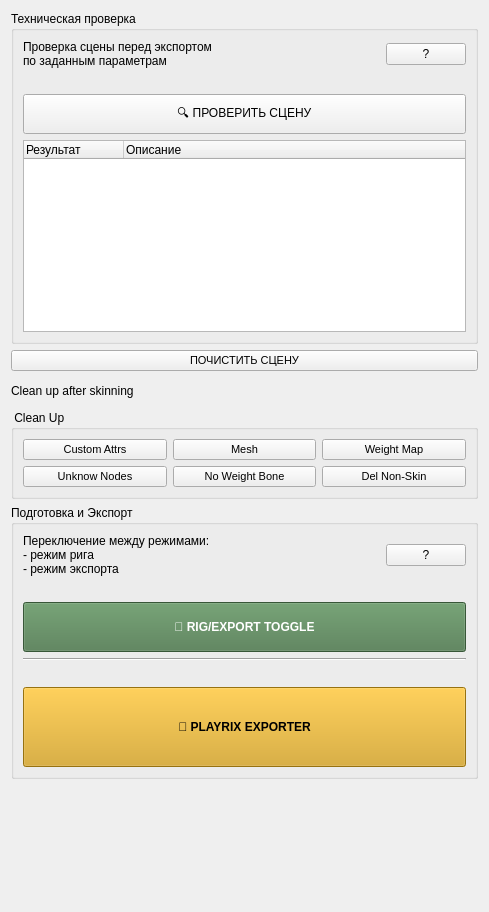
<?xml version="1.0" encoding="UTF-8"?>
<ui version="4.0">
 <class>ExportTabWidget</class>
 <widget class="QWidget" name="ExportTabWidget">
  <property name="geometry">
   <rect>
    <x>0</x>
    <y>0</y>
    <width>489</width>
    <height>912</height>
   </rect>
  </property>
  <layout class="QVBoxLayout" name="verticalLayout">
   <item>
    <widget class="QGroupBox" name="group_validation">
     <property name="title">
      <string>Техническая проверка</string>
     </property>
     <layout class="QGridLayout" name="gridLayout">
      <item row="0" column="1">
       <widget class="QPushButton" name="btn_info_validate">
        <property name="text">
         <string>?</string>
        </property>
       </widget>
      </item>
      <item row="0" column="0">
       <widget class="QLabel" name="label_validation">
        <property name="sizePolicy">
         <sizepolicy hsizetype="Expanding" vsizetype="Preferred">
          <horstretch>1</horstretch>
          <verstretch>0</verstretch>
         </sizepolicy>
        </property>
        <property name="text">
         <string>Проверка сцены перед экспортом 
по заданным параметрам </string>
        </property>
        <property name="textFormat">
         <enum>Qt::AutoText</enum>
        </property>
       </widget>
      </item>
      <item row="2" column="0" colspan="2">
       <widget class="QPushButton" name="btn_validate">
        <property name="minimumSize">
         <size>
          <width>0</width>
          <height>40</height>
         </size>
        </property>
        <property name="text">
         <string>🔍 ПРОВЕРИТЬ СЦЕНУ</string>
        </property>
       </widget>
      </item>
      <item row="3" column="0" colspan="2">
       <widget class="QTreeWidget" name="report_tree">
        <column>
         <property name="text">
          <string>Результат</string>
         </property>
        </column>
        <column>
         <property name="text">
          <string>Описание</string>
         </property>
        </column>
       </widget>
      </item>
      <item row="1" column="0" colspan="2">
       <widget class="QLabel" name="label_2">
        <property name="text">
         <string/>
        </property>
       </widget>
      </item>
     </layout>
    </widget>
   </item>
   <item>
    <widget class="QPushButton" name="btn_clean_up">
     <property name="sizePolicy">
      <sizepolicy hsizetype="Expanding" vsizetype="Fixed">
       <horstretch>0</horstretch>
       <verstretch>0</verstretch>
      </sizepolicy>
     </property>
     <property name="font">
      <font>
       <pointsize>8</pointsize>
       <weight>50</weight>
       <bold>false</bold>
      </font>
     </property>
     <property name="text">
      <string>ПОЧИСТИТЬ СЦЕНУ</string>
     </property>
     <property name="checkable">
      <bool>true</bool>
     </property>
     <property name="checked">
      <bool>false</bool>
     </property>
    </widget>
   </item>
   <item>
    <widget class="QFrame" name="frame_clean_up">
     <property name="sizePolicy">
      <sizepolicy hsizetype="Expanding" vsizetype="Expanding">
       <horstretch>0</horstretch>
       <verstretch>0</verstretch>
      </sizepolicy>
     </property>
     <property name="frameShape">
      <enum>QFrame::NoFrame</enum>
     </property>
     <property name="frameShadow">
      <enum>QFrame::Raised</enum>
     </property>
     <layout class="QGridLayout" name="gridLayout_13">
      <property name="leftMargin">
       <number>0</number>
      </property>
      <property name="topMargin">
       <number>0</number>
      </property>
      <property name="rightMargin">
       <number>0</number>
      </property>
      <property name="bottomMargin">
       <number>0</number>
      </property>
      <item row="0" column="0">
       <widget class="QLabel" name="label_clean_up">
        <property name="sizePolicy">
         <sizepolicy hsizetype="Expanding" vsizetype="Expanding">
          <horstretch>0</horstretch>
          <verstretch>0</verstretch>
         </sizepolicy>
        </property>
        <property name="text">
         <string>Clean up after skinning</string>
        </property>
       </widget>
      </item>
      <item row="1" column="0">
       <widget class="QGroupBox" name="cgroupBox_4">
        <property name="sizePolicy">
         <sizepolicy hsizetype="Expanding" vsizetype="Preferred">
          <horstretch>0</horstretch>
          <verstretch>0</verstretch>
         </sizepolicy>
        </property>
        <property name="title">
         <string> Clean Up </string>
        </property>
        <layout class="QGridLayout" name="gridLayout_16">
         <item row="0" column="2">
          <widget class="QPushButton" name="misc_runButton_8">
           <property name="font">
            <font>
             <pointsize>8</pointsize>
            </font>
           </property>
           <property name="toolTip">
            <string>&lt;!DOCTYPE HTML PUBLIC &quot;-//W3C//DTD HTML 4.0//EN&quot; &quot;http://www.w3.org/TR/REC-html40/strict.dtd&quot;&gt;
&lt;html&gt;&lt;head&gt;&lt;meta name=&quot;qrichtext&quot; content=&quot;1&quot; /&gt;&lt;style type=&quot;text/css&quot;&gt;
p, li { white-space: pre-wrap; }
&lt;/style&gt;&lt;/head&gt;&lt;body style=&quot; font-family:'SimSun'; font-size:9pt; font-weight:400; font-style:normal;&quot;&gt;
&lt;p style=&quot; margin-top:0px; margin-bottom:0px; margin-left:0px; margin-right:0px; -qt-block-indent:0; text-indent:0px;&quot;&gt;&lt;span style=&quot; font-family:'MS Shell Dlg 2';&quot;&gt;Create weight map to show each skined bone weight area on select mesh&lt;/span&gt;&lt;/p&gt;&lt;/body&gt;&lt;/html&gt;</string>
           </property>
           <property name="text">
            <string>Weight Map</string>
           </property>
           <property name="icon">
            <iconset>
             <normaloff>../../../../../../Desktop/Скрипты на скормление Gimini/SkinMagic/icons/color.png</normaloff>../../../../../../Desktop/Скрипты на скормление Gimini/SkinMagic/icons/color.png</iconset>
           </property>
           <property name="+command" stdset="0">
            <string>buildWeightMapCmd</string>
           </property>
          </widget>
         </item>
         <item row="1" column="0">
          <widget class="QPushButton" name="misc_runButton">
           <property name="font">
            <font>
             <pointsize>8</pointsize>
            </font>
           </property>
           <property name="toolTip">
            <string>&lt;!DOCTYPE HTML PUBLIC &quot;-//W3C//DTD HTML 4.0//EN&quot; &quot;http://www.w3.org/TR/REC-html40/strict.dtd&quot;&gt;
&lt;html&gt;&lt;head&gt;&lt;meta name=&quot;qrichtext&quot; content=&quot;1&quot; /&gt;&lt;style type=&quot;text/css&quot;&gt;
p, li { white-space: pre-wrap; }
&lt;/style&gt;&lt;/head&gt;&lt;body style=&quot; font-family:'SimSun'; font-size:9pt; font-weight:400; font-style:normal;&quot;&gt;
&lt;p style=&quot; margin-top:0px; margin-bottom:0px; margin-left:0px; margin-right:0px; -qt-block-indent:0; text-indent:0px;&quot;&gt;&lt;span style=&quot; font-family:'MS Shell Dlg 2';&quot;&gt;remove unknow nodes in sence, usually work for when you get error to save file as *.ma&lt;/span&gt;&lt;/p&gt;&lt;/body&gt;&lt;/html&gt;</string>
           </property>
           <property name="text">
            <string>Unknow Nodes</string>
           </property>
           <property name="icon">
            <iconset>
             <normaloff>../../../../../../Desktop/Скрипты на скормление Gimini/SkinMagic/icons/cMuscle_misc_help.png</normaloff>../../../../../../Desktop/Скрипты на скормление Gimini/SkinMagic/icons/cMuscle_misc_help.png</iconset>
           </property>
           <property name="+command" stdset="0">
            <string>removeUnknowNodeButtonCmd</string>
           </property>
          </widget>
         </item>
         <item row="0" column="0">
          <widget class="QPushButton" name="misc_runButton_6">
           <property name="font">
            <font>
             <pointsize>8</pointsize>
            </font>
           </property>
           <property name="toolTip">
            <string>&lt;!DOCTYPE HTML PUBLIC &quot;-//W3C//DTD HTML 4.0//EN&quot; &quot;http://www.w3.org/TR/REC-html40/strict.dtd&quot;&gt;
&lt;html&gt;&lt;head&gt;&lt;meta name=&quot;qrichtext&quot; content=&quot;1&quot; /&gt;&lt;style type=&quot;text/css&quot;&gt;
p, li { white-space: pre-wrap; }
&lt;/style&gt;&lt;/head&gt;&lt;body style=&quot; font-family:'MS Shell Dlg 2'; font-size:8pt; font-weight:400; font-style:normal;&quot;&gt;
&lt;p style=&quot; margin-top:0px; margin-bottom:0px; margin-left:0px; margin-right:0px; -qt-block-indent:0; text-indent:0px;&quot;&gt;&lt;span style=&quot; font-size:9pt;&quot;&gt;Remove all custom attributes of selected objects&lt;/span&gt;&lt;/p&gt;&lt;/body&gt;&lt;/html&gt;</string>
           </property>
           <property name="text">
            <string>Custom Attrs</string>
           </property>
           <property name="icon">
            <iconset>
             <normaloff>../../../../../../Desktop/Скрипты на скормление Gimini/SkinMagic/icons/cleanAttr.png</normaloff>../../../../../../Desktop/Скрипты на скормление Gimini/SkinMagic/icons/cleanAttr.png</iconset>
           </property>
           <property name="+command" stdset="0">
            <string>cleanAttrButtonCmd</string>
           </property>
          </widget>
         </item>
         <item row="0" column="1">
          <widget class="QPushButton" name="misc_runButton_3">
           <property name="font">
            <font>
             <pointsize>8</pointsize>
            </font>
           </property>
           <property name="toolTip">
            <string>&lt;!DOCTYPE HTML PUBLIC &quot;-//W3C//DTD HTML 4.0//EN&quot; &quot;http://www.w3.org/TR/REC-html40/strict.dtd&quot;&gt;
&lt;html&gt;&lt;head&gt;&lt;meta name=&quot;qrichtext&quot; content=&quot;1&quot; /&gt;&lt;style type=&quot;text/css&quot;&gt;
p, li { white-space: pre-wrap; }
&lt;/style&gt;&lt;/head&gt;&lt;body style=&quot; font-family:'SimSun'; font-size:9pt; font-weight:400; font-style:normal;&quot;&gt;
&lt;p style=&quot; margin-top:0px; margin-bottom:0px; margin-left:0px; margin-right:0px; -qt-block-indent:0; text-indent:0px;&quot;&gt;&lt;span style=&quot; font-family:'MS Shell Dlg 2';&quot;&gt;Clean up select mesh:&lt;/span&gt;&lt;/p&gt;
&lt;p style=&quot; margin-top:0px; margin-bottom:0px; margin-left:0px; margin-right:0px; -qt-block-indent:0; text-indent:0px;&quot;&gt;&lt;span style=&quot; font-family:'MS Shell Dlg 2';&quot;&gt;reset transform, remove no deform histroy, check UV set number and soft edge recommand do this for mesh before skin work&lt;/span&gt;&lt;/p&gt;&lt;/body&gt;&lt;/html&gt;</string>
           </property>
           <property name="text">
            <string>Mesh</string>
           </property>
           <property name="icon">
            <iconset>
             <normaloff>../../../../../../Desktop/Скрипты на скормление Gimini/SkinMagic/icons/hsClearView.png</normaloff>../../../../../../Desktop/Скрипты на скормление Gimini/SkinMagic/icons/hsClearView.png</iconset>
           </property>
           <property name="+command" stdset="0">
            <string>meshCleanUpButtonCmd</string>
           </property>
          </widget>
         </item>
         <item row="1" column="1">
          <widget class="QPushButton" name="misc_runButton_5">
           <property name="font">
            <font>
             <pointsize>8</pointsize>
            </font>
           </property>
           <property name="toolTip">
            <string>&lt;!DOCTYPE HTML PUBLIC &quot;-//W3C//DTD HTML 4.0//EN&quot; &quot;http://www.w3.org/TR/REC-html40/strict.dtd&quot;&gt;
&lt;html&gt;&lt;head&gt;&lt;meta name=&quot;qrichtext&quot; content=&quot;1&quot; /&gt;&lt;style type=&quot;text/css&quot;&gt;
p, li { white-space: pre-wrap; }
&lt;/style&gt;&lt;/head&gt;&lt;body style=&quot; font-family:'MS Shell Dlg 2'; font-size:8pt; font-weight:400; font-style:normal;&quot;&gt;
&lt;p style=&quot; margin-top:0px; margin-bottom:0px; margin-left:0px; margin-right:0px; -qt-block-indent:0; text-indent:0px;&quot;&gt;&lt;span style=&quot; font-size:9pt;&quot;&gt;Clear out NO weight bone in selected skin mesh&lt;/span&gt;&lt;/p&gt;&lt;/body&gt;&lt;/html&gt;</string>
           </property>
           <property name="text">
            <string>No Weight Bone</string>
           </property>
           <property name="icon">
            <iconset>
             <normaloff>../../../../../../Desktop/Скрипты на скормление Gimini/SkinMagic/icons/removeInf.png</normaloff>../../../../../../Desktop/Скрипты на скормление Gimini/SkinMagic/icons/removeInf.png</iconset>
           </property>
           <property name="+command" stdset="0">
            <string>meshCleanWeightlessBoneCmd</string>
           </property>
          </widget>
         </item>
         <item row="1" column="2">
          <widget class="QPushButton" name="misc_runButton_7">
           <property name="font">
            <font>
             <pointsize>8</pointsize>
            </font>
           </property>
           <property name="toolTip">
            <string>&lt;!DOCTYPE HTML PUBLIC &quot;-//W3C//DTD HTML 4.0//EN&quot; &quot;http://www.w3.org/TR/REC-html40/strict.dtd&quot;&gt;
&lt;html&gt;&lt;head&gt;&lt;meta name=&quot;qrichtext&quot; content=&quot;1&quot; /&gt;&lt;style type=&quot;text/css&quot;&gt;
p, li { white-space: pre-wrap; }
&lt;/style&gt;&lt;/head&gt;&lt;body style=&quot; font-family:'MS Shell Dlg 2'; font-size:8pt; font-weight:400; font-style:normal;&quot;&gt;
&lt;p style=&quot; margin-top:0px; margin-bottom:0px; margin-left:0px; margin-right:0px; -qt-block-indent:0; text-indent:0px;&quot;&gt;&lt;span style=&quot; font-size:9pt;&quot;&gt;Clear out NO weight bone in selected skin mesh&lt;/span&gt;&lt;/p&gt;&lt;/body&gt;&lt;/html&gt;</string>
           </property>
           <property name="text">
            <string>Del Non-Skin</string>
           </property>
           <property name="icon">
            <iconset>
             <normaloff>../../../../../../Desktop/Скрипты на скормление Gimini/SkinMagic/icons/delNonSkinHistory.png</normaloff>../../../../../../Desktop/Скрипты на скормление Gimini/SkinMagic/icons/delNonSkinHistory.png</iconset>
           </property>
           <property name="+command" stdset="0">
            <string>meshDelNonSkinHistoryCmd</string>
           </property>
          </widget>
         </item>
        </layout>
       </widget>
      </item>
     </layout>
    </widget>
   </item>
   <item>
    <widget class="QGroupBox" name="group_preparation">
     <property name="title">
      <string>Подготовка и Экспорт</string>
     </property>
     <layout class="QGridLayout" name="gridLayout_2">
      <item row="0" column="0">
       <widget class="QLabel" name="label_preparation">
        <property name="sizePolicy">
         <sizepolicy hsizetype="Expanding" vsizetype="Preferred">
          <horstretch>1</horstretch>
          <verstretch>0</verstretch>
         </sizepolicy>
        </property>
        <property name="text">
         <string>Переключение между режимами: 
- режим рига 
- режим экспорта </string>
        </property>
       </widget>
      </item>
      <item row="0" column="1">
       <widget class="QPushButton" name="btn_info_preparation">
        <property name="text">
         <string>?</string>
        </property>
       </widget>
      </item>
      <item row="1" column="0" colspan="2">
       <widget class="QLabel" name="label_4">
        <property name="text">
         <string/>
        </property>
       </widget>
      </item>
      <item row="2" column="0" colspan="2">
       <widget class="QPushButton" name="btn_toggle">
        <property name="minimumSize">
         <size>
          <width>0</width>
          <height>50</height>
         </size>
        </property>
        <property name="styleSheet">
         <string>background-color: #4e7a4e; color: white; font-weight: bold;</string>
        </property>
        <property name="text">
         <string>🔄 RIG/EXPORT TOGGLE</string>
        </property>
       </widget>
      </item>
      <item row="5" column="0" colspan="2">
       <widget class="QPushButton" name="btn_legacy">
        <property name="minimumSize">
         <size>
          <width>0</width>
          <height>80</height>
         </size>
        </property>
        <property name="styleSheet">
         <string>background-color: #d4a017; color: black; font-weight: bold;</string>
        </property>
        <property name="text">
         <string>🚀 PLAYRIX EXPORTER</string>
        </property>
       </widget>
      </item>
      <item row="4" column="0" colspan="2">
       <widget class="QLabel" name="label_5">
        <property name="text">
         <string/>
        </property>
       </widget>
      </item>
      <item row="3" column="0" colspan="2">
       <widget class="Line" name="line">
        <property name="orientation">
         <enum>Qt::Horizontal</enum>
        </property>
       </widget>
      </item>
     </layout>
    </widget>
   </item>
   <item>
    <spacer name="verticalSpacer">
     <property name="orientation">
      <enum>Qt::Vertical</enum>
     </property>
     <property name="sizeHint" stdset="0">
      <size>
       <width>20</width>
       <height>40</height>
      </size>
     </property>
    </spacer>
   </item>
  </layout>
 </widget>
 <resources/>
 <connections>
  <connection>
   <sender>btn_clean_up</sender>
   <signal>toggled(bool)</signal>
   <receiver>frame_clean_up</receiver>
   <slot>setVisible(bool)</slot>
   <hints>
    <hint type="sourcelabel">
     <x>369</x>
     <y>357</y>
    </hint>
    <hint type="destinationlabel">
     <x>473</x>
     <y>409</y>
    </hint>
   </hints>
  </connection>
 </connections>
</ui>
